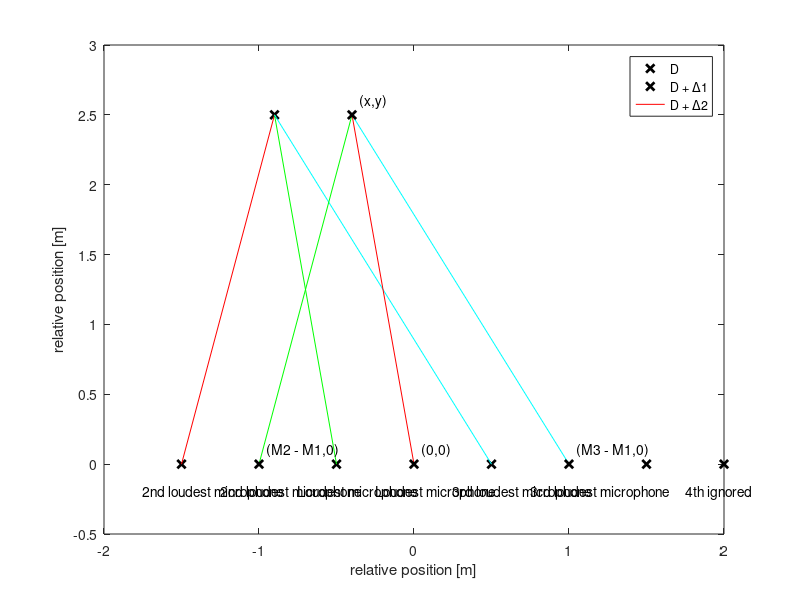

This chart was generated by the following MATLAB code:
%%
clc ,clear all, close all


ActorX = -0.9;
ActorY = 2.5;
d=1;
MicrophonesX = d.*[-1.5, -0.5, 0.5, 1.5];
MicrophonesY = [0, 0, 0, 0];

plot(MicrophonesX, MicrophonesY, 'x', 'linewidth', 2, 'color', 'black');

hold on;
plot(ActorX, ActorY, 'x', 'linewidth', 2, 'color', 'black');

plot([ActorX, MicrophonesX(1)],[ActorY, MicrophonesY(1)], 'color', 'red');
plot([ActorX, MicrophonesX(2)],[ActorY, MicrophonesY(2)], 'color', 'green');
plot([ActorX, MicrophonesX(3)],[ActorY, MicrophonesY(3)], 'color', 'cyan');

axis([-2,2,-0.5,3])

text(MicrophonesX(2) -0.25,MicrophonesY(2) -0.2, 'Loudest microphone')
text(MicrophonesX(1) -0.25,MicrophonesY(1) -0.2, '2nd loudest microphone')
text(MicrophonesX(3) -0.25,MicrophonesY(3) -0.2, '3rd loudest microphone')
%%


clc ,clear all, close all


ActorX = -0.9 +0.5;
ActorY = 2.5;
d=1;
MicrophonesX = d.*[-1.5, -0.5, 0.5, 1.5] +0.5;
MicrophonesY = [0, 0, 0, 0];


hold on
plot([ActorX, MicrophonesX(2)],[ActorY, MicrophonesY(2)], 'color', 'red');
plot([ActorX, MicrophonesX(1)],[ActorY, MicrophonesY(1)], 'color', 'green');
plot([ActorX, MicrophonesX(3)],[ActorY, MicrophonesY(3)], 'color', 'cyan');
legend('D','D + \Delta1','D + \Delta2', 'AutoUpdate', 'off')


plot(MicrophonesX, MicrophonesY, 'x', 'linewidth', 2, 'color', 'black');

plot(ActorX, ActorY, 'x', 'linewidth', 2, 'color', 'black');
text(ActorX +0.05 , ActorY +0.1, '(x,y)')


axis([-2,2,-0.5,3])

text(MicrophonesX(2) -0.25,MicrophonesY(2) -0.2, 'Loudest microphone')
text(MicrophonesX(2) +0.05,MicrophonesY(2) +0.1, '(0,0)')
text(MicrophonesX(1) -0.25,MicrophonesY(1) -0.2, '2nd loudest microphone')
text(MicrophonesX(1) +0.05 ,MicrophonesY(1) +0.1, '(M2 - M1,0)')
text(MicrophonesX(3) -0.25,MicrophonesY(3) -0.2, '3rd loudest microphone')
text(MicrophonesX(3) +0.05 ,MicrophonesY(3) +0.1, '(M3 - M1,0)')
text(MicrophonesX(4) -0.25,MicrophonesY(4) -0.2, '4th ignored')
xlabel('relative position [m]')
ylabel('relative position [m]')



